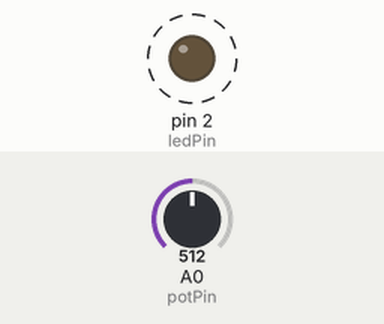
Simulated run of this sketch. Board: Arduino Uno, built with avr-gcc and run on an emulated ATmega328P. On the bench: output pins drawn as LEDs (lit = HIGH). Dashed ring = blinking. Inputs (shaded band) come from the test bench; at power-on: A0 (potPin) = 512.

Above: at 1.8 s.
1.9 s: A0 (potPin) set to 0
At 3.3 s:
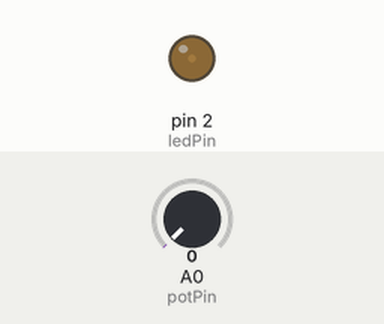
3.6 s: A0 (potPin) set to 122
At 3.9 s:
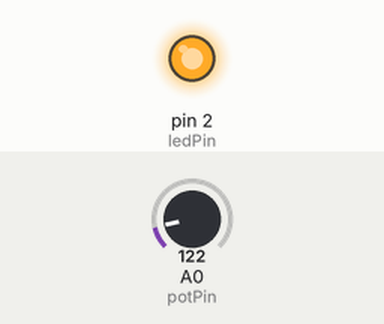
Timing chart, 0 to 13.1 s (numbered marks = the images above; inputs shaded):
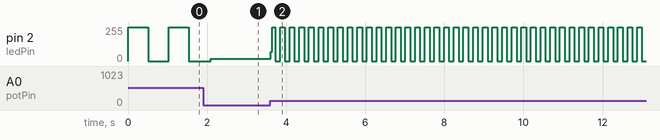

The sketch:

sketch_dec25a.ino
```cpp
int potPin = 0;
int ledPin = 2;
void setup() {
  pinMode(ledPin,OUTPUT);  // put your setup code here, to run once:

}

void loop() {
  int delayTimer = analogRead(potPin);

  digitalWrite(ledPin, HIGH);
  delay(delayTimer);

  digitalWrite(ledPin, LOW);
  delay(delayTimer);
  // put your main code here, to run repeatedly:

}
```

Measured:
- after the input at 3.6 s, pin 2 (ledPin): 16/255 → 68/255 at once, then moves between 0/255 and 255/255, repeating every 0.24 s
- by itself, pin 2 (ledPin): alternates 255/255 for 0.51 s and 0/255 for 0.51 s
